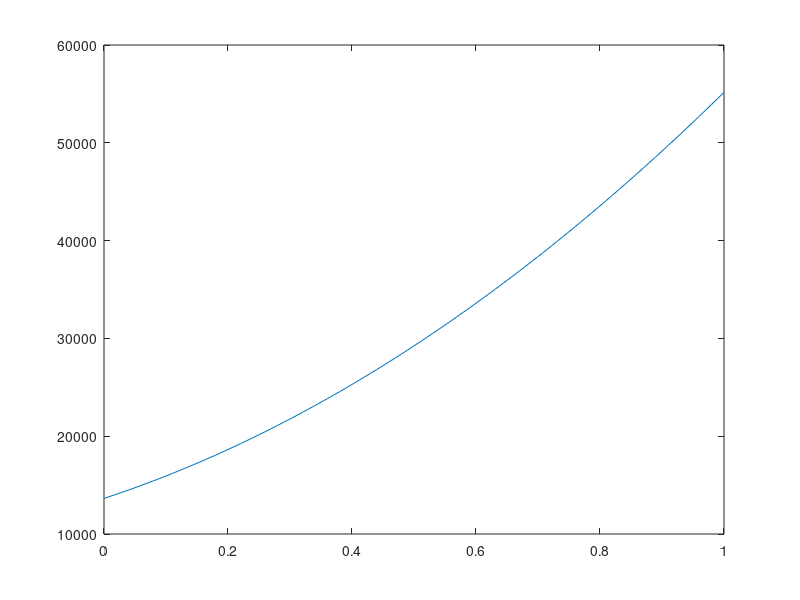

Write the MATLAB code that produced this figure. (Note: this script raises an error after producing the figure.)
% rho = 0:0.01:1;
% 
% rhoSqred = rho.^(1/3);
% k = rho.^3;
% 
% 
% plot(rho, rhoSqred,rho,k)
% legend('rho^2', 'k')
clear
clc
close all
Dtarget=[ 20648       17593       17194;
       17593       96639       17194;
       17194       17194       20525];
   
%    Dtarget=[ 20648       5000       5000;
%        5000       21000       5000;
%        5000       5000       10000];
   
   
   e1=[0:0.01:1];
   [s1, s2]=size(e1);
   e2 = 0.3*ones(s1,s2);
   e3 = 0.3*ones(s1,s2);
   strain=([e1; e2; e3]);
   
   for i = 1:s2
            strainLocal = strain(:,i);
            strainEnergy(i) = transpose(strainLocal)*Dtarget*strainLocal;
   end
   
    plot(e1,strainEnergy);
   
   
   fun = @(x)-[x(1) x(2) x(3)]*Dtarget*[x(1);x(2);x(3)];
% A = [];
% b = [];
A = [1 1 1];
%     0 0 0;
%     0 0 0];
b = [1];
%         0 ;
%         0];
Aeq=[];
beq=[];
   
lb = [0 0 0];
ub = [1 1 1];
%lb=-ub;

x0 = ones(1,3)/3;
%x = fmincon(fun,x0,A,b,Aeq,beq,lb,ub)
%x = fmincon(fun,x0,A,b)
x = fmincon(fun,x0,A,b,[],[],lb,ub)
x(1)+x(2)+x(3)

%constraint = @(x)(x(1)+x(2)+x(3)-1
x2 = ga(fun,3,A,b,[],[],lb,ub)